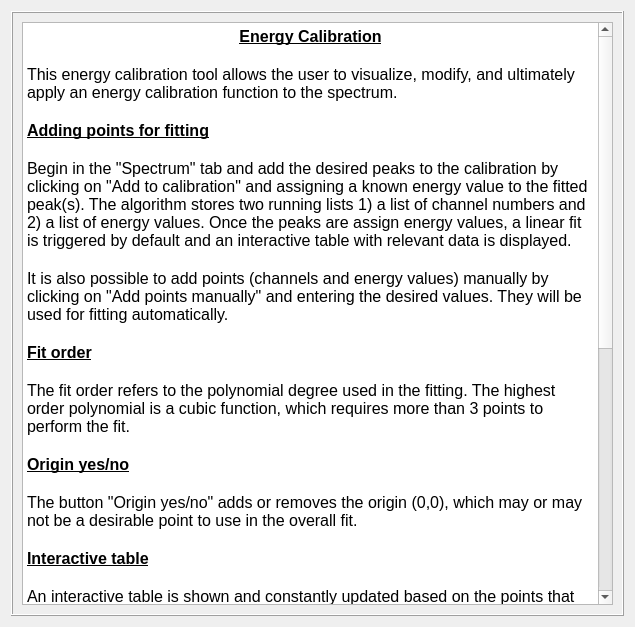
<?xml version="1.0" encoding="UTF-8"?>
<ui version="4.0">
 <class>Dialog</class>
 <widget class="QDialog" name="Dialog">
  <property name="geometry">
   <rect>
    <x>0</x>
    <y>0</y>
    <width>635</width>
    <height>627</height>
   </rect>
  </property>
  <property name="windowTitle">
   <string>Dialog</string>
  </property>
  <layout class="QGridLayout" name="gridLayout">
   <item row="0" column="0">
    <widget class="QFrame" name="frame">
     <property name="frameShape">
      <enum>QFrame::Box</enum>
     </property>
     <property name="frameShadow">
      <enum>QFrame::Raised</enum>
     </property>
     <layout class="QGridLayout" name="gridLayout_2">
      <item row="0" column="0">
       <widget class="QTextBrowser" name="textBrowser">
        <property name="html">
         <string>&lt;!DOCTYPE HTML PUBLIC &quot;-//W3C//DTD HTML 4.0//EN&quot; &quot;http://www.w3.org/TR/REC-html40/strict.dtd&quot;&gt;
&lt;html&gt;&lt;head&gt;&lt;meta name=&quot;qrichtext&quot; content=&quot;1&quot; /&gt;&lt;style type=&quot;text/css&quot;&gt;
p, li { white-space: pre-wrap; }
&lt;/style&gt;&lt;/head&gt;&lt;body style=&quot; font-family:'MS Shell Dlg 2'; font-size:7.8pt; font-weight:400; font-style:normal;&quot;&gt;
&lt;p align=&quot;center&quot; style=&quot; margin-top:0px; margin-bottom:0px; margin-left:0px; margin-right:0px; -qt-block-indent:0; text-indent:0px;&quot;&gt;&lt;span style=&quot; font-size:12pt; font-weight:600; text-decoration: underline;&quot;&gt;Energy Calibration&lt;/span&gt;&lt;/p&gt;
&lt;p align=&quot;center&quot; style=&quot;-qt-paragraph-type:empty; margin-top:0px; margin-bottom:0px; margin-left:0px; margin-right:0px; -qt-block-indent:0; text-indent:0px; font-size:12pt; font-weight:600; text-decoration: underline;&quot;&gt;&lt;br /&gt;&lt;/p&gt;
&lt;p style=&quot; margin-top:0px; margin-bottom:0px; margin-left:0px; margin-right:0px; -qt-block-indent:0; text-indent:0px;&quot;&gt;&lt;span style=&quot; font-size:12pt;&quot;&gt;This energy calibration tool allows the user to visualize, modify, and ultimately apply an energy calibration function to the spectrum.&lt;/span&gt;&lt;/p&gt;
&lt;p style=&quot;-qt-paragraph-type:empty; margin-top:0px; margin-bottom:0px; margin-left:0px; margin-right:0px; -qt-block-indent:0; text-indent:0px; font-size:12pt;&quot;&gt;&lt;br /&gt;&lt;/p&gt;
&lt;p style=&quot; margin-top:0px; margin-bottom:0px; margin-left:0px; margin-right:0px; -qt-block-indent:0; text-indent:0px;&quot;&gt;&lt;span style=&quot; font-size:12pt; font-weight:600; text-decoration: underline;&quot;&gt;Adding points for fitting&lt;/span&gt;&lt;/p&gt;
&lt;p style=&quot;-qt-paragraph-type:empty; margin-top:0px; margin-bottom:0px; margin-left:0px; margin-right:0px; -qt-block-indent:0; text-indent:0px; font-size:12pt; font-weight:600; text-decoration: underline;&quot;&gt;&lt;br /&gt;&lt;/p&gt;
&lt;p style=&quot; margin-top:0px; margin-bottom:0px; margin-left:0px; margin-right:0px; -qt-block-indent:0; text-indent:0px;&quot;&gt;&lt;span style=&quot; font-size:12pt;&quot;&gt;Begin in the &amp;quot;Spectrum&amp;quot; tab and add the desired peaks to the calibration by clicking on &amp;quot;Add to calibration&amp;quot; and assigning a known energy value to the fitted peak(s). The algorithm stores two running lists 1) a list of channel numbers and 2) a list of energy values. Once the peaks are assign energy values, a linear fit is triggered by default and an interactive table with relevant data is displayed.&lt;/span&gt;&lt;/p&gt;
&lt;p style=&quot;-qt-paragraph-type:empty; margin-top:0px; margin-bottom:0px; margin-left:0px; margin-right:0px; -qt-block-indent:0; text-indent:0px; font-size:12pt;&quot;&gt;&lt;br /&gt;&lt;/p&gt;
&lt;p style=&quot; margin-top:0px; margin-bottom:0px; margin-left:0px; margin-right:0px; -qt-block-indent:0; text-indent:0px;&quot;&gt;&lt;span style=&quot; font-size:12pt;&quot;&gt;It is also possible to add points (channels and energy values) manually by clicking on &amp;quot;Add points manually&amp;quot; and entering the desired values. They will be used for fitting automatically.&lt;/span&gt;&lt;/p&gt;
&lt;p style=&quot;-qt-paragraph-type:empty; margin-top:0px; margin-bottom:0px; margin-left:0px; margin-right:0px; -qt-block-indent:0; text-indent:0px; font-size:12pt;&quot;&gt;&lt;br /&gt;&lt;/p&gt;
&lt;p style=&quot; margin-top:0px; margin-bottom:0px; margin-left:0px; margin-right:0px; -qt-block-indent:0; text-indent:0px;&quot;&gt;&lt;span style=&quot; font-size:12pt; font-weight:600; text-decoration: underline;&quot;&gt;Fit order&lt;/span&gt;&lt;/p&gt;
&lt;p style=&quot;-qt-paragraph-type:empty; margin-top:0px; margin-bottom:0px; margin-left:0px; margin-right:0px; -qt-block-indent:0; text-indent:0px; font-size:12pt; font-weight:600; text-decoration: underline;&quot;&gt;&lt;br /&gt;&lt;/p&gt;
&lt;p style=&quot; margin-top:0px; margin-bottom:0px; margin-left:0px; margin-right:0px; -qt-block-indent:0; text-indent:0px;&quot;&gt;&lt;span style=&quot; font-size:12pt;&quot;&gt;The fit order refers to the polynomial degree used in the fitting. The highest order polynomial is a cubic function, which requires more than 3 points to perform the fit.&lt;/span&gt;&lt;/p&gt;
&lt;p style=&quot;-qt-paragraph-type:empty; margin-top:0px; margin-bottom:0px; margin-left:0px; margin-right:0px; -qt-block-indent:0; text-indent:0px; font-size:12pt;&quot;&gt;&lt;br /&gt;&lt;/p&gt;
&lt;p style=&quot; margin-top:0px; margin-bottom:0px; margin-left:0px; margin-right:0px; -qt-block-indent:0; text-indent:0px;&quot;&gt;&lt;span style=&quot; font-size:12pt; font-weight:600; text-decoration: underline;&quot;&gt;Origin yes/no&lt;/span&gt;&lt;/p&gt;
&lt;p style=&quot;-qt-paragraph-type:empty; margin-top:0px; margin-bottom:0px; margin-left:0px; margin-right:0px; -qt-block-indent:0; text-indent:0px; font-size:12pt; font-weight:600; text-decoration: underline;&quot;&gt;&lt;br /&gt;&lt;/p&gt;
&lt;p style=&quot; margin-top:0px; margin-bottom:0px; margin-left:0px; margin-right:0px; -qt-block-indent:0; text-indent:0px;&quot;&gt;&lt;span style=&quot; font-size:12pt;&quot;&gt;The button &amp;quot;Origin yes/no&amp;quot; adds or removes the origin (0,0), which may or may not be a desirable point to use in the overall fit.&lt;/span&gt;&lt;/p&gt;
&lt;p style=&quot;-qt-paragraph-type:empty; margin-top:0px; margin-bottom:0px; margin-left:0px; margin-right:0px; -qt-block-indent:0; text-indent:0px; font-size:12pt;&quot;&gt;&lt;br /&gt;&lt;/p&gt;
&lt;p style=&quot; margin-top:0px; margin-bottom:0px; margin-left:0px; margin-right:0px; -qt-block-indent:0; text-indent:0px;&quot;&gt;&lt;span style=&quot; font-size:12pt; font-weight:600; text-decoration: underline;&quot;&gt;Interactive table&lt;/span&gt;&lt;/p&gt;
&lt;p style=&quot;-qt-paragraph-type:empty; margin-top:0px; margin-bottom:0px; margin-left:0px; margin-right:0px; -qt-block-indent:0; text-indent:0px; font-size:12pt; font-weight:600; text-decoration: underline;&quot;&gt;&lt;br /&gt;&lt;/p&gt;
&lt;p style=&quot; margin-top:0px; margin-bottom:0px; margin-left:0px; margin-right:0px; -qt-block-indent:0; text-indent:0px;&quot;&gt;&lt;span style=&quot; font-size:12pt;&quot;&gt;An interactive table is shown and constantly updated based on the points that are added or removed from the fit. In order to remove a point, simply select the desired row and click &amp;quot;Remove selected&amp;quot;.&lt;/span&gt;&lt;/p&gt;
&lt;p style=&quot;-qt-paragraph-type:empty; margin-top:0px; margin-bottom:0px; margin-left:0px; margin-right:0px; -qt-block-indent:0; text-indent:0px; font-size:12pt;&quot;&gt;&lt;br /&gt;&lt;/p&gt;
&lt;p style=&quot; margin-top:0px; margin-bottom:0px; margin-left:0px; margin-right:0px; -qt-block-indent:0; text-indent:0px;&quot;&gt;&lt;span style=&quot; font-size:12pt; font-weight:600; text-decoration: underline;&quot;&gt;Add point but do not fit&lt;/span&gt;&lt;/p&gt;
&lt;p style=&quot;-qt-paragraph-type:empty; margin-top:0px; margin-bottom:0px; margin-left:0px; margin-right:0px; -qt-block-indent:0; text-indent:0px; font-size:12pt; font-weight:600; text-decoration: underline;&quot;&gt;&lt;br /&gt;&lt;/p&gt;
&lt;p style=&quot; margin-top:0px; margin-bottom:0px; margin-left:0px; margin-right:0px; -qt-block-indent:0; text-indent:0px;&quot;&gt;&lt;span style=&quot; font-size:12pt;&quot;&gt;It is also possible to add a point but not use it for fitting. This is useful when dealing with non-linear detector responses or when there is uncertainty on the energy value corresponding to a certain peak. The point and the table entry is displayed in yellow.&lt;/span&gt;&lt;/p&gt;
&lt;p style=&quot;-qt-paragraph-type:empty; margin-top:0px; margin-bottom:0px; margin-left:0px; margin-right:0px; -qt-block-indent:0; text-indent:0px; font-size:12pt;&quot;&gt;&lt;br /&gt;&lt;/p&gt;
&lt;p style=&quot; margin-top:0px; margin-bottom:0px; margin-left:0px; margin-right:0px; -qt-block-indent:0; text-indent:0px;&quot;&gt;&lt;span style=&quot; font-size:12pt; font-weight:600; text-decoration: underline;&quot;&gt;Set equations&lt;/span&gt;&lt;/p&gt;
&lt;p style=&quot;-qt-paragraph-type:empty; margin-top:0px; margin-bottom:0px; margin-left:0px; margin-right:0px; -qt-block-indent:0; text-indent:0px; font-size:12pt; font-weight:600; text-decoration: underline;&quot;&gt;&lt;br /&gt;&lt;/p&gt;
&lt;p style=&quot; margin-top:0px; margin-bottom:0px; margin-left:0px; margin-right:0px; -qt-block-indent:0; text-indent:0px;&quot;&gt;&lt;span style=&quot; font-size:12pt;&quot;&gt;It is also possible to set a pre-established equation from a previous or external calibration. Simply click on &amp;quot;Set equations&amp;quot; and add the corresponding coefficients. &lt;/span&gt;&lt;/p&gt;
&lt;p style=&quot;-qt-paragraph-type:empty; margin-top:0px; margin-bottom:0px; margin-left:0px; margin-right:0px; -qt-block-indent:0; text-indent:0px; font-size:12pt;&quot;&gt;&lt;br /&gt;&lt;/p&gt;
&lt;p style=&quot; margin-top:0px; margin-bottom:0px; margin-left:0px; margin-right:0px; -qt-block-indent:0; text-indent:0px;&quot;&gt;&lt;span style=&quot; font-size:12pt; font-weight:600; text-decoration: underline;&quot;&gt;Apply calibration&lt;/span&gt;&lt;/p&gt;
&lt;p style=&quot;-qt-paragraph-type:empty; margin-top:0px; margin-bottom:0px; margin-left:0px; margin-right:0px; -qt-block-indent:0; text-indent:0px; font-size:12pt; font-weight:600; text-decoration: underline;&quot;&gt;&lt;br /&gt;&lt;/p&gt;
&lt;p style=&quot; margin-top:0px; margin-bottom:0px; margin-left:0px; margin-right:0px; -qt-block-indent:0; text-indent:0px;&quot;&gt;&lt;span style=&quot; font-size:12pt;&quot;&gt;Once the desired calibration function is obtained, the user can click on &amp;quot;Apply calibration&amp;quot; and the spectrum will automatically perform the steps to apply such calibration function. Simply return to the &amp;quot;Spectrum&amp;quot; tab and the spectrum will be calibrated. &lt;/span&gt;&lt;/p&gt;
&lt;p style=&quot;-qt-paragraph-type:empty; margin-top:0px; margin-bottom:0px; margin-left:0px; margin-right:0px; -qt-block-indent:0; text-indent:0px; font-size:12pt; font-weight:600; text-decoration: underline;&quot;&gt;&lt;br /&gt;&lt;/p&gt;
&lt;p style=&quot; margin-top:0px; margin-bottom:0px; margin-left:0px; margin-right:0px; -qt-block-indent:0; text-indent:0px;&quot;&gt;&lt;span style=&quot; font-size:12pt;&quot;&gt;The user can always delete the entire calibration by clicking &amp;quot;Reset&amp;quot;.&lt;/span&gt;&lt;/p&gt;&lt;/body&gt;&lt;/html&gt;</string>
        </property>
       </widget>
      </item>
     </layout>
    </widget>
   </item>
  </layout>
 </widget>
 <resources/>
 <connections/>
</ui>
